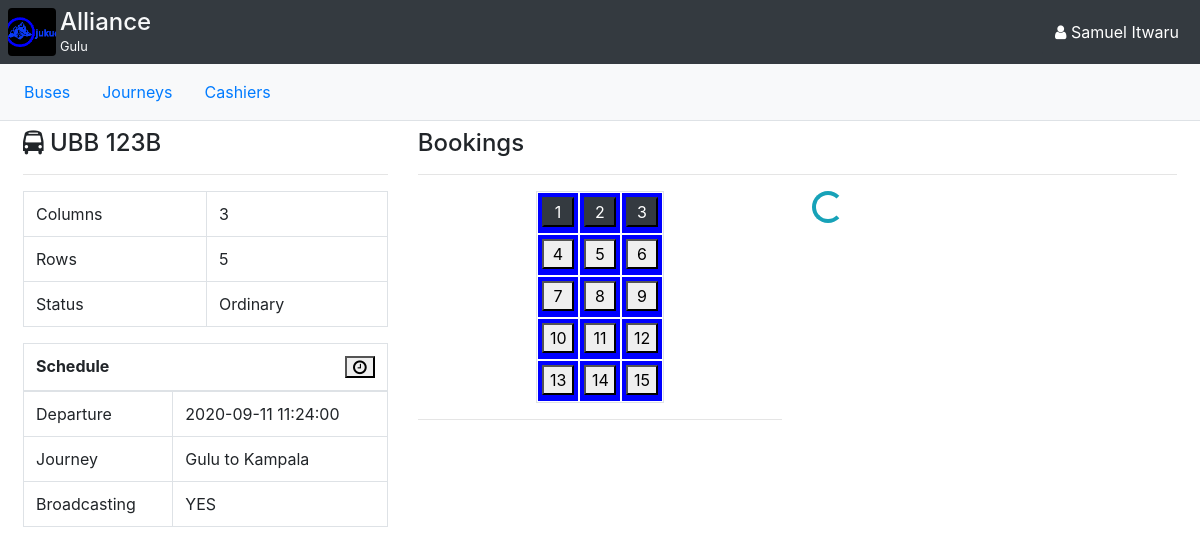
Screenshot of /bus/1 (signed in) with the database file from the repository.
### app/models/models.py (models this page shows, shortened)
class Company(db.Model):
    id = db.Column(db.Integer, primary_key=True)
    name = db.Column(db.String(64))
    logo = db.Column(db.String(64))
    branches = db.relationship("Branch", backref="company")
    buses = db.relationship("Bus", backref="company")
    statuses = db.relationship("Status", backref="company")
    def __str__(self):
        return self.name

class Branch(db.Model):
    id = db.Column(db.Integer, primary_key=True)
    name = db.Column(db.String(64))
    location = db.Column(db.String(64))
    company_id = db.Column(db.Integer, db.ForeignKey("company.id"))
    journeys = db.relationship("Journey", backref="branch")
    members = db.relationship("Profile", backref="branch")
    def __str__(self):
        return self.name

class Profile(db.Model):
    id = db.Column(db.Integer, primary_key=True)
    first_name = db.Column(db.String(64))
    last_name = db.Column(db.String(64))
    telephone = db.Column(db.String(16))
    is_admin = db.Column(db.Boolean())
    is_manager = db.Column(db.Boolean())
    is_cashier = db.Column(db.Boolean())
    branch_id = db.Column(db.Integer, db.ForeignKey("branch.id"))
    user_id = db.Column(db.Integer, db.ForeignKey("user.id", ondelete="CASCADE"))
    def display_name(self):
        return f"{self.first_name} {self.last_name}"

class Bus(db.Model):
    id = db.Column(db.Integer, primary_key=True)
    number = db.Column(db.String(16))
    columns = db.Column(db.Integer)
    rows = db.Column(db.Integer)
    broadcast = db.Column(db.Boolean)
    departure_time = db.Column(db.DateTime)  # nullable
    booking_deadline = db.Column(db.DateTime)
    company_id = db.Column(db.Integer, db.ForeignKey("company.id"))
    status_id = db.Column(db.Integer, db.ForeignKey("status.id"))
    journey_id = db.Column(db.Integer, db.ForeignKey("journey.id"))  # nullable
    grids = db.relationship("Grid", backref="bus")
    def grids_dict(self):
        grids = [{"id":grid.id, "index":grid.index, "grid_type":grid.grid_type, "number":grid.number, "label":grid.label, "booked":bool(grid.booking)} for grid in self.grids]
        return json.dumps(grids).replace('"', '')

class Status(db.Model):
    id = db.Column(db.Integer, primary_key=True)
    name = db.Column(db.String(64))
    default = db.Column(db.Boolean, default=False)
    company_id = db.Column(db.Integer, db.ForeignKey("company.id"))
    pricings = db.relationship("Pricing", backref="status")
    buses = db.relationship("Bus", backref="status")
    def __str__(self):
        return self.name

class Journey(db.Model):
    id = db.Column(db.Integer, primary_key=True)
    from_ = db.Column(db.String(64))
    to = db.Column(db.String(64))
    distance = db.Column(db.Float)
    duration = db.Column(db.Float)
    branch_id = db.Column(db.Integer, db.ForeignKey("branch.id"))
    buses = db.relationship("Bus", backref="journey")
    pickups = db.relationship("Pickup", backref="journey")
    pricings = db.relationship("Pricing", backref="journey")
    def __str__(self):
        return f"{self.from_} to {self.to}"

### app/WEB/views/bus.py (the view)
@bus_bp.route("/<int:bus_id>", methods=["GET"])
def get_bus(bus_id):
	company = get_current_branch().company
	bus = Bus.query.get(bus_id)
	update_bus_schedule_form = UpdateBusScheduleForm()
	update_bus_layout_form = UpdateBusLayoutForm()
	return render_template("bus/bus.html", bus=bus, update_bus_schedule_form=update_bus_schedule_form, update_bus_layout_form=update_bus_layout_form)

### app/WEB/context_processors.py (called while the page is built)
@app.context_processor
def company():
	if current_user.is_authenticated:
		branch = current_user.profile.branch
		if branch:
			return {
				"branch": branch,
				"company": branch.company,
			}
	return {}

### app/models/models.py (called while the page is built)
    def __str__(self):
        return self.profile.display_name()

### app/setup.py (called while the page is built)
@login_manager.user_loader
def load_user(user_id):
	return User.query.get(user_id)

### app/utils.py (called while the page is built)
def get_current_branch():
	return  current_user.profile.branch

### app/templates/bus/bus.html (shortened to what this page needs)
{% extends 'index/manager-base.html' %}
{% block content %}
<div class="row p-2 m-0">
	<div class="col-md-4">
		<h4><span class="fa fa-bus"></span> {{bus.number}}</h4>
		<hr>
		<table class="table table-bordered">
			<tbody>
				<tr>
					<td>Columns</td><td>{{bus.columns}}</td>
				</tr>
				<tr>
					<td>Rows</td><td>{{bus.rows}}</td>
				</tr>
				<tr>
					<td>Status</td><td>{{bus.status}}</td>
				</tr>
			</tbody>
		</table>
		<table class="table table-bordered">
			<tbody>
				<thead>
					<th colspan="2">Schedule <button data-toggle="modal" data-target="#updateBusScheduleModal" class="float-right"><span class="fa fa-clock-o"></span></button></th>
				</thead>
				<tr>
					<td>Departure</td><td>{{bus.departure_time}}</td>
				</tr>
				<tr>
					<td>Journey</td><td>{{bus.journey}}</td>
				</tr>
				<tr>
					<td>Broadcasting</td><td>{% if bus.broadcast %}YES{% else %}NO{% endif %}</td>
				</tr>
			</tbody>
		</table>
	</div>
	<div class="col-md-8">
		{% include 'bus/bus-booking.html' %}
	</div>
{% endblock %}

### app/templates/index/manager-base.html (shortened to what this page needs)
{% extends 'base.html' %}
{% block body %}
	<body>
		<div class="bg-dark d-flex p-2">
			<div class="flex-fill d-flex">
				<img class="img-fluid rounded" style="width: 3rem;" src="{{url_for('company.get_company_logo', logoname=company.logo)}}" />
				<div class="text-light px-1">
					<h4 class="text-light m-0">{{company}}</h4>
					<small>{{branch}}</small>
				</div>
            </div>
            <button type="button" class="btn btn-dark" data-toggle="dropdown">
				<span class="fa fa-user"></span> {{current_user}}</span>
			</button>
		</div>
		{% block manager_navigation %}
		<nav class="navbar navbar-expand-lg navbar-light bg-light p-2 border-bottom fixed d-flex">
			<ul class="nav nav-pills">
				<li class="nav-item">
					<a class="nav-link {% block buses_active %}{% endblock %}" href="{{url_for('bus.get_buses')}}">Buses</a>
				</li>
				{% if current_user.profile.is_manager %}
				<li class="nav-item">
					<a class="nav-link {% block journeys_active %}{% endblock %}" href="{{url_for('journey.get_journeys')}}">Journeys</a>
				</li>
				<li class="nav-item">
					<a class="nav-link {% block cashiers_active %}{% endblock %}" href="{{url_for('profile.get_cashier_profiles')}}">Cashiers</a>
				</li>
				{% endif %}
			</ul>
		</nav>
		{% endblock %}
		{% block content %}
		{% endblock %}
	</body>
{% endblock %}

### app/static/css/style.css (style rules this page uses)
.fixed { position:sticky; top:0; z-index:1 }

### rows the page displays
Company: logo (picture), name "Alliance"
Branch: name "Gulu"
Profile: first_name+last_name "Samuel Itwaru"
Bus: number "UBB 123B", columns "3", rows "5", departure_time "2020-09-11 11:24:00"
Status: status "Ordinary"
Journey: journey "Gulu to Kampala"
